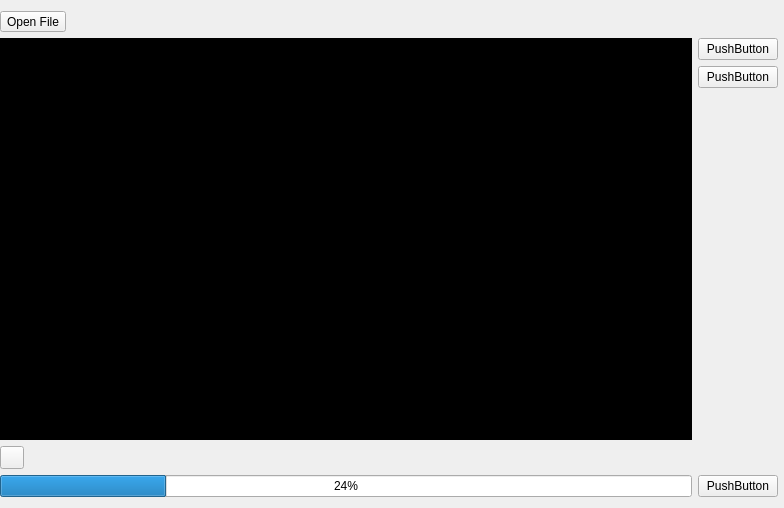
<?xml version="1.0" encoding="UTF-8"?>
<ui version="4.0">
 <class>MainWindow</class>
 <widget class="QMainWindow" name="MainWindow">
  <property name="geometry">
   <rect>
    <x>0</x>
    <y>0</y>
    <width>784</width>
    <height>508</height>
   </rect>
  </property>
  <property name="windowTitle">
   <string>MainWindow</string>
  </property>
  <widget class="QWidget" name="centralWidget">
   <property name="sizePolicy">
    <sizepolicy hsizetype="Preferred" vsizetype="Preferred">
     <horstretch>0</horstretch>
     <verstretch>0</verstretch>
    </sizepolicy>
   </property>
   <layout class="QGridLayout" name="gridLayout">
    <property name="leftMargin">
     <number>0</number>
    </property>
    <property name="rightMargin">
     <number>6</number>
    </property>
    <item row="1" column="0">
     <layout class="QHBoxLayout" name="baseLayout">
      <property name="leftMargin">
       <number>0</number>
      </property>
      <item>
       <layout class="QVBoxLayout" name="playerLayout">
        <item>
         <widget class="QLabel" name="playerScreen">
          <property name="sizePolicy">
           <sizepolicy hsizetype="Preferred" vsizetype="Expanding">
            <horstretch>0</horstretch>
            <verstretch>0</verstretch>
           </sizepolicy>
          </property>
          <property name="minimumSize">
           <size>
            <width>640</width>
            <height>360</height>
           </size>
          </property>
          <property name="styleSheet">
           <string notr="true">background-color: #000;</string>
          </property>
          <property name="text">
           <string/>
          </property>
         </widget>
        </item>
        <item>
         <layout class="QHBoxLayout" name="horizontalLayout">
          <item>
           <widget class="QToolButton" name="toolButton">
            <property name="enabled">
             <bool>true</bool>
            </property>
            <property name="focusPolicy">
             <enum>Qt::NoFocus</enum>
            </property>
            <property name="text">
             <string/>
            </property>
           </widget>
          </item>
          <item>
           <spacer name="horizontalSpacer">
            <property name="orientation">
             <enum>Qt::Horizontal</enum>
            </property>
            <property name="sizeHint" stdset="0">
             <size>
              <width>40</width>
              <height>20</height>
             </size>
            </property>
           </spacer>
          </item>
         </layout>
        </item>
        <item>
         <widget class="QProgressBar" name="playerProgressBar">
          <property name="sizePolicy">
           <sizepolicy hsizetype="Expanding" vsizetype="Fixed">
            <horstretch>0</horstretch>
            <verstretch>0</verstretch>
           </sizepolicy>
          </property>
          <property name="value">
           <number>24</number>
          </property>
         </widget>
        </item>
       </layout>
      </item>
      <item>
       <layout class="QVBoxLayout" name="toolLayout">
        <item>
         <layout class="QVBoxLayout" name="toolBoxLayout">
          <item>
           <widget class="QPushButton" name="pushButton">
            <property name="text">
             <string>PushButton</string>
            </property>
           </widget>
          </item>
          <item>
           <widget class="QPushButton" name="pushButton_2">
            <property name="text">
             <string>PushButton</string>
            </property>
           </widget>
          </item>
          <item>
           <spacer name="verticalSpacer">
            <property name="orientation">
             <enum>Qt::Vertical</enum>
            </property>
            <property name="sizeHint" stdset="0">
             <size>
              <width>20</width>
              <height>40</height>
             </size>
            </property>
           </spacer>
          </item>
         </layout>
        </item>
        <item>
         <layout class="QVBoxLayout" name="verticalLayout_4">
          <item>
           <widget class="QPushButton" name="pushButton_3">
            <property name="text">
             <string>PushButton</string>
            </property>
           </widget>
          </item>
         </layout>
        </item>
       </layout>
      </item>
     </layout>
    </item>
    <item row="0" column="0">
     <widget class="QToolButton" name="openFileButton">
      <property name="text">
       <string>Open File</string>
      </property>
     </widget>
    </item>
   </layout>
  </widget>
 </widget>
 <layoutdefault spacing="6" margin="11"/>
 <resources/>
 <connections/>
</ui>
